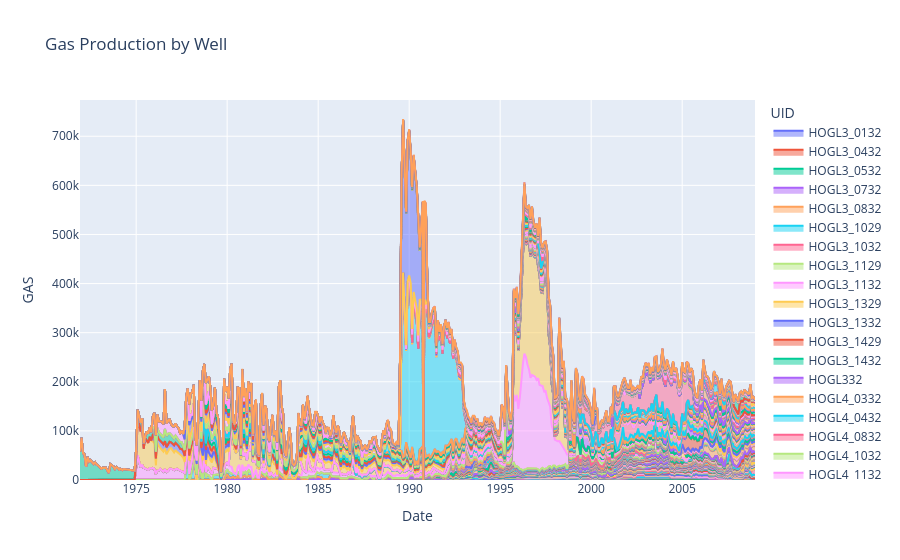

Notebook code for this chart:
### Code cell
fig1 = px.area(
    data,
    x='Date',
    y='GAS',
    color='UID',
    title='Gas Production by Well'
)

fig1.show()

# Save image for GitHub
fig1.write_image("../images/gas_production.png")
